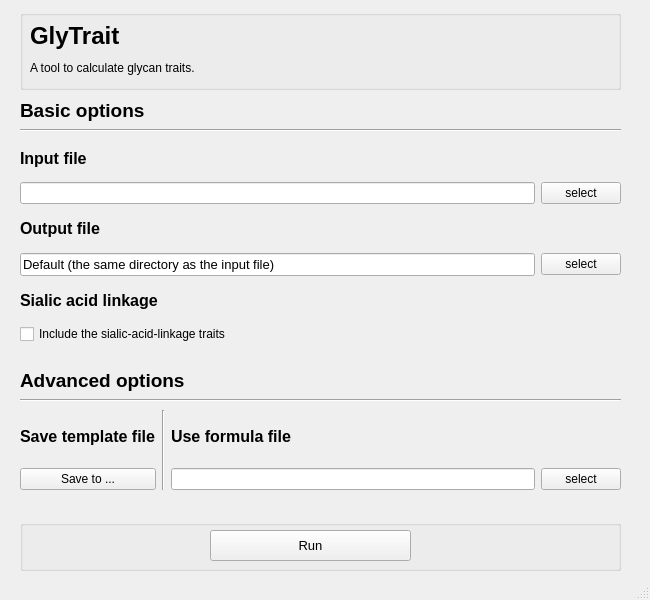
<?xml version="1.0" encoding="UTF-8"?>
<ui version="4.0">
 <class>MainWindow</class>
 <widget class="QMainWindow" name="MainWindow">
  <property name="geometry">
   <rect>
    <x>0</x>
    <y>0</y>
    <width>650</width>
    <height>600</height>
   </rect>
  </property>
  <property name="windowTitle">
   <string>MainWindow</string>
  </property>
  <widget class="QWidget" name="centralwidget">
   <widget class="QGroupBox" name="groupBox">
    <property name="geometry">
     <rect>
      <x>20</x>
      <y>10</y>
      <width>601</width>
      <height>80</height>
     </rect>
    </property>
    <property name="title">
     <string/>
    </property>
    <widget class="QLabel" name="glytrait_label">
     <property name="geometry">
      <rect>
       <x>10</x>
       <y>10</y>
       <width>111</width>
       <height>31</height>
      </rect>
     </property>
     <property name="font">
      <font>
       <pointsize>18</pointsize>
       <bold>true</bold>
      </font>
     </property>
     <property name="text">
      <string>GlyTrait</string>
     </property>
    </widget>
    <widget class="QLabel" name="introduction">
     <property name="geometry">
      <rect>
       <x>10</x>
       <y>50</y>
       <width>271</width>
       <height>16</height>
      </rect>
     </property>
     <property name="text">
      <string>A tool to calculate glycan traits.</string>
     </property>
    </widget>
    <widget class="QLabel" name="logo">
     <property name="geometry">
      <rect>
       <x>270</x>
       <y>10</y>
       <width>321</width>
       <height>61</height>
      </rect>
     </property>
     <property name="text">
      <string/>
     </property>
    </widget>
   </widget>
   <widget class="QWidget" name="gridLayoutWidget">
    <property name="geometry">
     <rect>
      <x>20</x>
      <y>140</y>
      <width>601</width>
      <height>204</height>
     </rect>
    </property>
    <layout class="QGridLayout" name="gridLayout">
     <item row="1" column="1">
      <widget class="QPushButton" name="input_button">
       <property name="text">
        <string>select</string>
       </property>
      </widget>
     </item>
     <item row="0" column="0">
      <widget class="QLabel" name="input_label">
       <property name="font">
        <font>
         <pointsize>12</pointsize>
         <bold>true</bold>
        </font>
       </property>
       <property name="text">
        <string>Input file</string>
       </property>
      </widget>
     </item>
     <item row="3" column="0">
      <widget class="QLabel" name="output_label">
       <property name="font">
        <font>
         <pointsize>12</pointsize>
         <bold>true</bold>
        </font>
       </property>
       <property name="text">
        <string>Output file</string>
       </property>
      </widget>
     </item>
     <item row="6" column="0">
      <widget class="QCheckBox" name="sia_checkbox">
       <property name="text">
        <string>Include the sialic-acid-linkage traits</string>
       </property>
      </widget>
     </item>
     <item row="4" column="0">
      <widget class="QLineEdit" name="output_line_edit">
       <property name="font">
        <font>
         <pointsize>10</pointsize>
         <bold>false</bold>
        </font>
       </property>
       <property name="text">
        <string>Default (the same directory as the input file)</string>
       </property>
      </widget>
     </item>
     <item row="1" column="0">
      <widget class="QLineEdit" name="input_line_edit"/>
     </item>
     <item row="4" column="1">
      <widget class="QPushButton" name="output_button">
       <property name="text">
        <string>select</string>
       </property>
      </widget>
     </item>
     <item row="5" column="0">
      <widget class="QLabel" name="sia_label">
       <property name="font">
        <font>
         <pointsize>12</pointsize>
         <bold>true</bold>
        </font>
       </property>
       <property name="text">
        <string>Sialic acid linkage</string>
       </property>
      </widget>
     </item>
    </layout>
   </widget>
   <widget class="QLabel" name="basic_label">
    <property name="geometry">
     <rect>
      <x>20</x>
      <y>100</y>
      <width>131</width>
      <height>21</height>
     </rect>
    </property>
    <property name="font">
     <font>
      <pointsize>14</pointsize>
      <bold>true</bold>
     </font>
    </property>
    <property name="text">
     <string>Basic options</string>
    </property>
   </widget>
   <widget class="Line" name="line">
    <property name="geometry">
     <rect>
      <x>20</x>
      <y>120</y>
      <width>601</width>
      <height>20</height>
     </rect>
    </property>
    <property name="orientation">
     <enum>Qt::Horizontal</enum>
    </property>
   </widget>
   <widget class="QLabel" name="advance_label">
    <property name="geometry">
     <rect>
      <x>20</x>
      <y>370</y>
      <width>181</width>
      <height>21</height>
     </rect>
    </property>
    <property name="font">
     <font>
      <pointsize>14</pointsize>
      <bold>true</bold>
     </font>
    </property>
    <property name="text">
     <string>Advanced options</string>
    </property>
   </widget>
   <widget class="Line" name="line_2">
    <property name="geometry">
     <rect>
      <x>20</x>
      <y>390</y>
      <width>601</width>
      <height>20</height>
     </rect>
    </property>
    <property name="orientation">
     <enum>Qt::Horizontal</enum>
    </property>
   </widget>
   <widget class="QWidget" name="horizontalLayoutWidget">
    <property name="geometry">
     <rect>
      <x>20</x>
      <y>410</y>
      <width>601</width>
      <height>80</height>
     </rect>
    </property>
    <layout class="QHBoxLayout" name="horizontalLayout">
     <item>
      <layout class="QVBoxLayout" name="verticalLayout_2">
       <item>
        <widget class="QLabel" name="save_template_label">
         <property name="font">
          <font>
           <pointsize>12</pointsize>
           <bold>true</bold>
          </font>
         </property>
         <property name="text">
          <string>Save template file</string>
         </property>
        </widget>
       </item>
       <item>
        <widget class="QPushButton" name="save_template_button">
         <property name="text">
          <string>Save to ...</string>
         </property>
        </widget>
       </item>
      </layout>
     </item>
     <item>
      <widget class="Line" name="line_4">
       <property name="orientation">
        <enum>Qt::Vertical</enum>
       </property>
      </widget>
     </item>
     <item>
      <layout class="QGridLayout" name="gridLayout_2">
       <item row="0" column="0">
        <widget class="QLabel" name="use_template_label">
         <property name="font">
          <font>
           <pointsize>12</pointsize>
           <bold>true</bold>
          </font>
         </property>
         <property name="text">
          <string>Use formula file</string>
         </property>
        </widget>
       </item>
       <item row="1" column="0">
        <widget class="QLineEdit" name="formula_edit_line"/>
       </item>
       <item row="1" column="1">
        <widget class="QPushButton" name="formula_button">
         <property name="text">
          <string>select</string>
         </property>
        </widget>
       </item>
      </layout>
     </item>
    </layout>
   </widget>
   <widget class="QGroupBox" name="groupBox_2">
    <property name="geometry">
     <rect>
      <x>20</x>
      <y>520</y>
      <width>601</width>
      <height>51</height>
     </rect>
    </property>
    <property name="title">
     <string/>
    </property>
    <widget class="QPushButton" name="run_button">
     <property name="geometry">
      <rect>
       <x>190</x>
       <y>10</y>
       <width>201</width>
       <height>31</height>
      </rect>
     </property>
     <property name="font">
      <font>
       <pointsize>10</pointsize>
      </font>
     </property>
     <property name="text">
      <string>Run</string>
     </property>
    </widget>
   </widget>
  </widget>
  <widget class="QMenuBar" name="menubar">
   <property name="geometry">
    <rect>
     <x>0</x>
     <y>0</y>
     <width>650</width>
     <height>22</height>
    </rect>
   </property>
  </widget>
  <widget class="QStatusBar" name="statusbar"/>
 </widget>
 <resources/>
 <connections/>
</ui>
